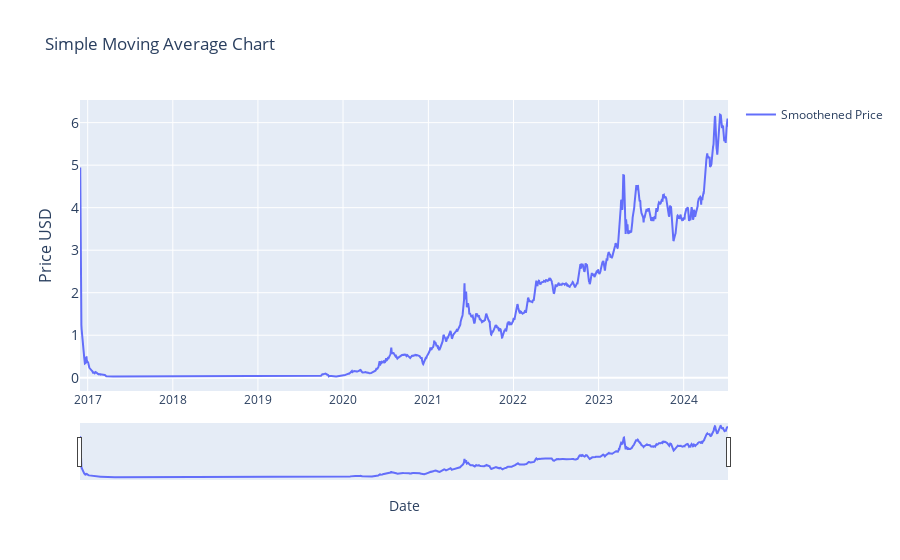

The cell this chart's notebook holds for it:
### Markdown cell above
### simple_moving_average

### Code cell
# SIMPLE Moving Average (SMA)                            


import plotly.graph_objects as go
import pandas as pd
from ipywidgets import interact, DatePicker
import numpy as np


df = current_item.copy()
# NOTE: Window = sets the period for calculating the moving average.
window = 2
df = calculate_sma(df, window)


start_date_picker = DatePicker(description='Start Date', value=START_DATE)
end_date_picker = DatePicker(description='End Date', value=END_DATE)


interact(lambda start_date, end_date:
            plot_simple_moving_average(df, start_date, end_date),
            start_date=start_date_picker, end_date=end_date_picker)

### Figure 1 — Plotly figure (JSON) as saved in the notebook; plotly's stock layout.template omitted (floating-point values rounded to 4 significant figures; data arrays with more than 128 entries replaced by an {"elided": "..."} marker saying what was removed)
{"data": [{"mode": "lines", "name": "Smoothened Price", "type": "scatter", "x": {"elided": "2780 str values"}, "y": {"elided": "2780 float values"}}], "layout": {"showlegend": true, "title": {"text": "Simple Moving Average Chart"}, "xaxis": {"rangeslider": {"visible": true}, "title": {"text": "Date"}, "type": "date"}, "yaxis": {"tickfont": {"size": 14}, "title": {"font": {"size": 16}, "text": "Price USD"}}}}
